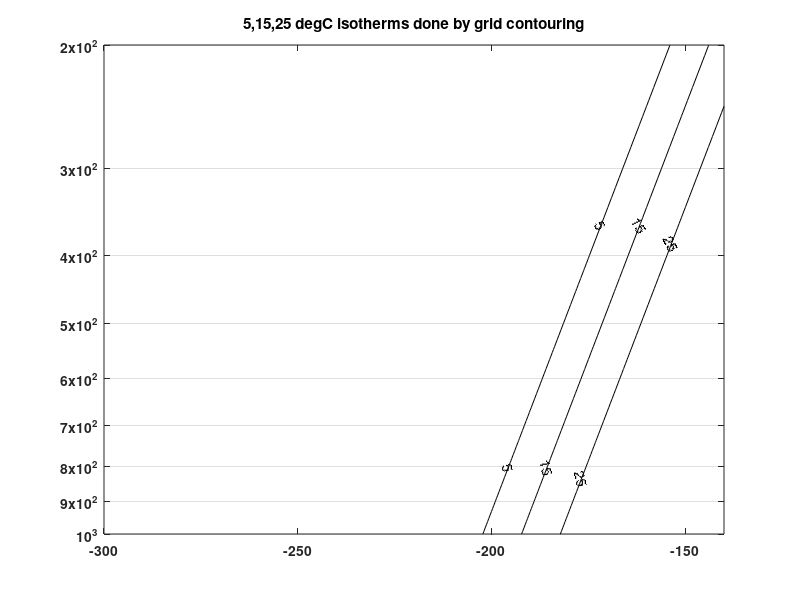

The MATLAB script that drew this image:
%use contour to get in-line labels

function plot_four()
%
% we want temperature labels to appear along the
% isotherms.  The easiest way to do that is to
% use contour labels
%
% step 1, set up a grid to contour in the
% transformed x coordinate
    yplot=[1000:-10:200];
    xplot=[-300:1:-140];
    [rows,pvals]=size(yplot);
    [rows,tvals]=size(xplot);
    temp=zeros([pvals,tvals]);
    skew=30
 %step 2
 %lay down a reference grid that labels xplot,yplot points 
 %in the new (skewT-lnP) coordinate system .
 % Each value of the temp matrix holds the actual (data) temperature
 % label (in deg C)  of the xplot, yplot coordinate pairs
 % The transformation is given by W&H 3.56, p. 78.  Note
 % that there is a sign difference, because rather than
 % taking y= -log(P) like W&H, I take y= +log(P) and
 % then reverse the y axis
 %
 %
 %
 for i=1:pvals,
    for j=1:tvals,
       %
       %note that we don't have to transform the y coordinate
       %it's still the pressure.  After these loops complete
       %temp(i,j) will contain temperatures in degrees C
       %corresponding to the x,y points on the grid
       temp(i,j)=convertSkewToTemp(xplot(j),yplot(i),skew);
    end
 end
 %
 % contour the temperature matrix
 %
 figure(4)
 clf
 tempLabels= [5,15,25];
 [output,handles]=contour(xplot,yplot,temp,tempLabels,'k');
 clabel(output,handles);
 %
 % flip the y axis
 %
 set(gca,'yscale','log','ydir','reverse');
 set(gca,'fontweight','bold');
 set(gca,'ytick',[100:100:1000]);
 set(gca,'ygrid','on');
 title('5,15,25 degC isotherms done by grid contouring')
end

function skewX=convertTempToSkew(Temp,press,skew)
     %input Temp  in degC and press in hPa
     %output transformed Temp in potting coords
     if(press > 1000);
       fprintf('press %f is more than 1000 hPa, expecting mililbars',press)
     end
     if(Temp > 100);
       fprintf('Temp %f is more than 100 degC, expecting centigrade',Temp)
     end
     skewX=Temp - skew*log(press);
end     

function Temp=convertSkewToTemp(xcoord,press,skew)
     %inverse of Wallace and Hobbs 3.56
     %xcoord in temperature plotting coordinates
     %press in hPa
     %output Temp in degC
     Temp= xcoord  + skew*log(press);
end    
 